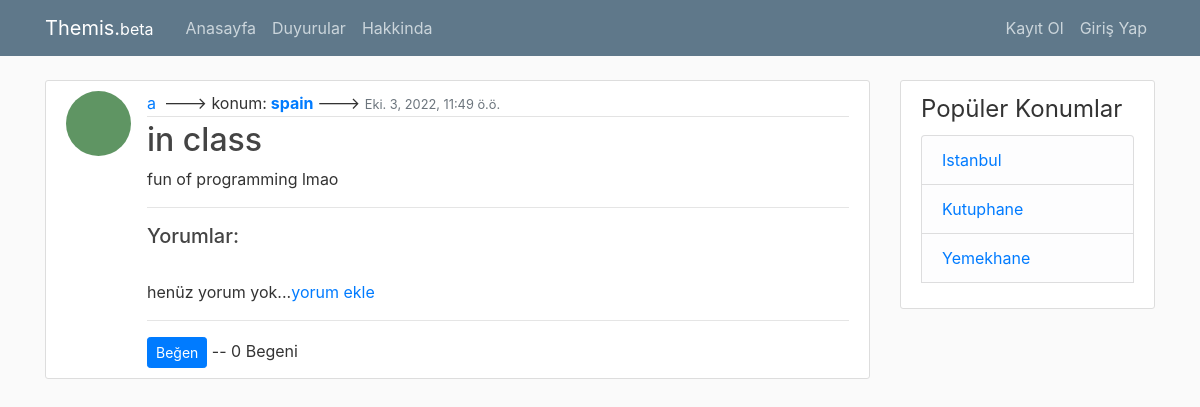
The app's page /post/4/ with its own data.
### blog/models.py (models this page shows, shortened)
class Post(models.Model):
    title = models.CharField(max_length=100)
    content = models.TextField(default="")
    date_posted = models.DateTimeField(default=timezone.now)
    author = models.ForeignKey(User, on_delete=models.CASCADE)  #if is deleted than delete their posts
    location = models.CharField(max_length=100, default="")
    tags = TaggableManager()
    likes = models.ManyToManyField(User, related_name='blog_posts')
    mood = models.CharField(max_length=20, default="")
    def total_likes(self):
        return self.likes.count()

### users/models.py (models this page shows, shortened)
class Profile(models.Model):
	user = models.OneToOneField(User, on_delete=models.CASCADE) #with user modele have a one to one relationship--- İF USER DELETED DELETE THE PROFILE
	image = models.ImageField(default='default.jpg', upload_to='profile-pics')

### blog/views.py (the view)
# urls.py: path('post/<int:pk>/', PostDetailView.as_view(), name='post-detail'),#pk means primary key like post 1 post 2 etc
class PostDetailView(DetailView):
	model = Post
	def get_context_data(self, *args, **kwargs):
		context = super(PostDetailView, self).get_context_data(*args, **kwargs)
		stuff = get_object_or_404(Post, id=self.kwargs['pk'])
		total_likes = stuff.total_likes()
		context["total_likes"] = total_likes
		return context

### blog/templates/blog/post_detail.html (shortened to what this page needs)
{% extends "blog/base.html" %}
{% block content%}
		<article class="media content-section">
		  <img class='rounded-circle article-img' src="{{ object.author.profile.image.url }}">
		  <div class="media-body">
		    <div class="article-metadata">
		      <a class="mr-2" href="{% url 'user-posts' object.author.username %}">{{ object.author }}</a>--->
				{% for tag in post.tags.all %}
                    konum:<strong> <a href="{% url 'tagged' tag.slug %}">{{ tag.name }}</a> </strong></a>--->
              {% endfor %}
		      <small class="text-muted">{{ object.date_posted}}</small>
		    </div>
		    <h2 class="article-title"> {{ object.title }}</h2>
		    <p class="article-content">{{ object.content }}</p>
		    <hr>
		    <h5>Yorumlar:</h5>
		    <br>
		    {% if not post.comments.all %}
		    	henüz yorum yok...<a href="{% url 'add_comment' post.pk %}">yorum ekle</a>
		    {% endif %}
		    <br/>
		    <hr>
		    <form action="{% url 'like_post' post.pk%}"
		    method="POST">
		    	<button type="submit", name="post_id", value="{{ post.id }}", class="btn btn-primary btn-sm">Beğen</button> -- {{ total_likes }} Begeni
			</form>
		  </div>
		</article>
{% endblock content %}

### blog/static/blog/main.css (style rules this page uses)
body { background: #fafafa; color: #333333; margin-top: 5rem; }
h1, h2, h3, h4, h5, h6 { color: #444444; }
.content-section { background: #ffffff; padding: 10px 20px; border: 1px solid #dddddd; border-radius: 3px; margin-bottom: 20px; }
.article-title { color: #444444; }
.article-content { white-space: pre-line; }
.article-img { height: 65px; width: 65px; margin-right: 16px; }
.article-metadata { padding-bottom: 1px; margin-bottom: 4px; border-bottom: 1px solid #e3e3e3 }

### records on screen
Post: author.profile.image (placeholder picture), author "a", date_posted "Eki. 3, 2022, 11:49 ö.ö.", title "in class", content "fun of programming lmao"
Tag: name "spain"

### other values on screen
{{ total_likes }} "0"
